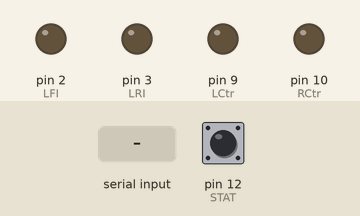
Bench run of a sketch on a simulated Arduino Uno, built with avr-gcc and run on an emulated ATmega328P. On the bench: output pins drawn as LEDs (lit = HIGH). The inputs (shaded band) are chosen by the test bench; at power-on: pin 12 (STAT) HIGH.

Above: at 1.2 s.
1.3 s: byte 30 received over Serial
At 1.6 s:
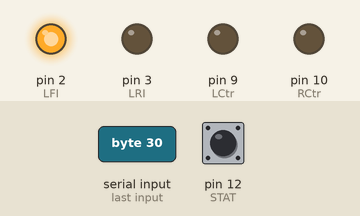
2.8 s: byte 90 received over Serial
At 3.9 s:
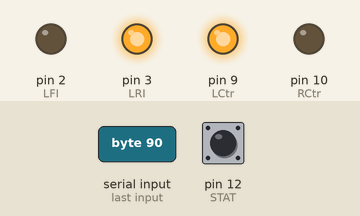
4.3 s: pin 12 (STAT) pulled LOW for 0.15 s
At 5.0 s:
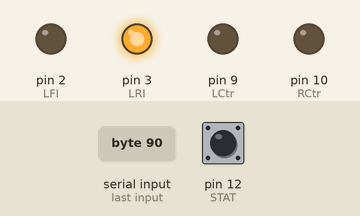
5.9 s: byte 120 received over Serial
At 6.3 s:
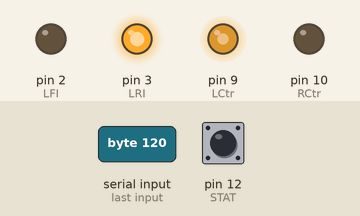
7.4 s: byte 90 received over Serial
At 8.6 s:
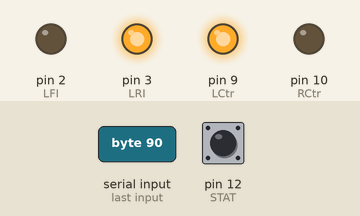
8.9 s: pin 12 (STAT) pulled LOW for 1 s
At 9.7 s:
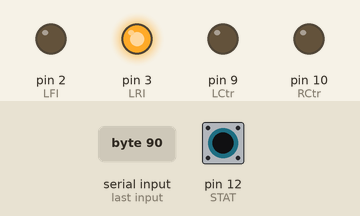
Timing chart, 0 to 11.9 s (numbered marks = the images above; inputs shaded):
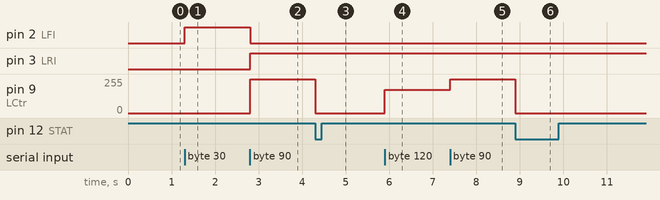

Measured:
- after the input at 1.3 s, pin 2 (LFI): LOW → HIGH at once
- after the input at 2.8 s, pin 2 (LFI): HIGH → LOW at once; pin 3 (LRI): LOW → HIGH at once; pin 9 (LCtr): 0/255 → 255/255 at once
- after the input at 4.3 s, pin 9 (LCtr): 255/255 → 0/255 at once
- after the input at 5.9 s, pin 9 (LCtr): 0/255 → 175/255 at once
- after the input at 7.4 s, pin 9 (LCtr): 175/255 → 255/255 at once
- after the input at 8.9 s, pin 9 (LCtr): 255/255 → 0/255 at once

The sketch:

Bluetooth_Vehicle_new.ino
```cpp
const byte LF = 0;
const byte LB = 64;
const byte RF = 128;
const byte RB = 192;
const int Velocity[11] = {0,34,41,52,68,88,113,142,175,213,255};
const int LFI = 2;
const int LRI = 3;
const int RFI = 4;
const int RRI = 5;
const int STAT = 12;

const int LCtr = 9;
const int RCtr = 10;

void setup() {
  // put your setup code here, to run once:
  pinMode(LCtr,OUTPUT);
  pinMode(RCtr,OUTPUT);
  pinMode(LFI,OUTPUT);
  pinMode(LRI,OUTPUT);
  pinMode(STAT,INPUT_PULLUP);
  digitalWrite(LFI, LOW);
  digitalWrite(LRI, LOW);
  analogWrite(LCtr,0);
  analogWrite(RCtr,0);
  Serial.begin(9600);
}

void loop() {
  // put your main code here, to run repeatedly:

  while(digitalRead(STAT)==0){
    analogWrite(LCtr, 0);
    analogWrite(RCtr, 0);
    digitalWrite(13,HIGH);
  }

  digitalWrite(13,LOW);

  while(Serial.available()){

    byte command = Serial.read();
    delay(2);

    byte ctr = command & 192;//获取方向控制
    int index = int(command & 15);//获取速度级别

    if (ctr == LF){
      digitalWrite(LFI, HIGH);
      digitalWrite(LRI, LOW);
      analogWrite(LCtr,Velocity[index]);
    }
    else if (ctr == LB){
      digitalWrite(LFI, LOW);
      digitalWrite(LRI, HIGH);
      analogWrite(LCtr,Velocity[index]);
    }
    else if (ctr == RF){
      digitalWrite(RFI, HIGH);
      digitalWrite(RRI, LOW);
      analogWrite(RCtr,Velocity[index]);
    }
    else if (ctr == RB){
      digitalWrite(RFI, LOW);
      digitalWrite(RRI, HIGH);
      analogWrite(RCtr,Velocity[index]);
    }
  }
}
```
